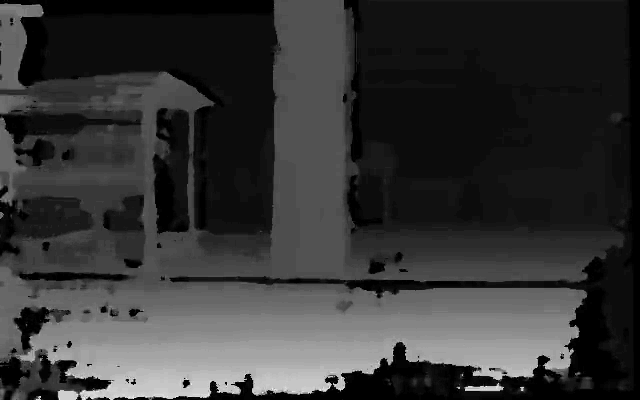
#> input picture Assignment/Disparity.png, 640 x 400 px
$ python main.py
#> lines starting #> are read from the running program, lines starting #| are printed output that depends on the picture
### utils.py

import numpy as np
"""
    camera_intrinsic_matrix = [
                                [f_x, 0, u_0],
                                [0, f_y, v_0],
                                [0, 0, 1]
                                ]
"""

# [23 lines of commented-out code are left out]


def disparity_to_point(disparity, camera_intrinsic_matrix, baseline, thresold=None):
    f_x = camera_intrinsic_matrix[0, 0]
    f_y = camera_intrinsic_matrix[1, 1]
    c_x = camera_intrinsic_matrix[0, 2]
    c_y = camera_intrinsic_matrix[1, 2]

    if thresold == None:
        thresold = disparity.min()

    n_rows, n_columns = disparity.shape
    points = []
    for v in range(n_rows):
        for u in range(n_columns):
            d = disparity[v, u]
            if d > thresold:
                z = (f_x * baseline) / d
                x = (u - c_x) * z / f_x
                y = (v - c_y) * z / f_y
                points.append([x, y, z])

    return np.array(points)


def transform_points(transformation_matrix, point_cloud): # point_cloud shape: (N, 3), transformation_matrix shape: (3,4)

    point_cloud = np.hstack((point_cloud, np.ones((point_cloud.shape[0], 1)))) # homogeneous
    return (np.dot(transformation_matrix, point_cloud.T)).T

### main.py
import numpy as np
from matplotlib import pyplot as plt
import utils


# Disparity image
DISPARITY_IMAGE_PATH = "Assignment/Disparity.png"
DISPARITY_IMAGE = plt.imread(DISPARITY_IMAGE_PATH)
#> DISPARITY_IMAGE is the input picture: shape (400, 640, 3) float32; min 0, max 0.231, mean 0.0487

####   CAMERA FRAME #####

# camera intrinsic matrix
CAMERA_INTRINSIC_MATRIX = np.array([
                    [398.7956237792969,0.0,315.4751892089844],
                    [0.0,398.7956237792969,205.1688232421875],
                    [0,0,1]
                    ])

# distance between the sterio camera centers
BASELINE = 0.075 #m

# Since each channel of disparity (400,640,3) is same. So using first channel
THRESOLD = (np.mean(DISPARITY_IMAGE[:,:,0]) - 0.5*np.std(DISPARITY_IMAGE[:,:,0]))
#> THRESOLD = 0.025
points_cloud_camera = utils.disparity_to_point(DISPARITY_IMAGE[:,:,0], CAMERA_INTRINSIC_MATRIX, BASELINE, thresold=THRESOLD)
#> after the loop in disparity_to_point, `for v in range(n_rows):`: points = 123992 items

points_cloud_camera_scaled = (points_cloud_camera-np.min(points_cloud_camera))/(np.max(points_cloud_camera)-np.min(points_cloud_camera))


fig = plt.figure(figsize=(640/50, 400/50))
ax = fig.add_subplot(111, projection='3d')
sc = ax.scatter(points_cloud_camera_scaled[:, 0], points_cloud_camera_scaled[:, 1], points_cloud_camera_scaled[:, 2], c=points_cloud_camera_scaled[:, 2], cmap='plasma', s=1, alpha=1.0)

cbar = plt.colorbar(sc, ax=ax, pad=0.1)
cbar.set_label("Depth")
ax.set_title("3D Points in Camera Frame with Depth Highlight")
ax.set_xlabel("X")
ax.set_ylabel("Y")
ax.set_zlabel("Z")
ax.view_init(elev=90, azim=-90)
# plt.savefig("Assignment/camera_frame.png")

plt.show()
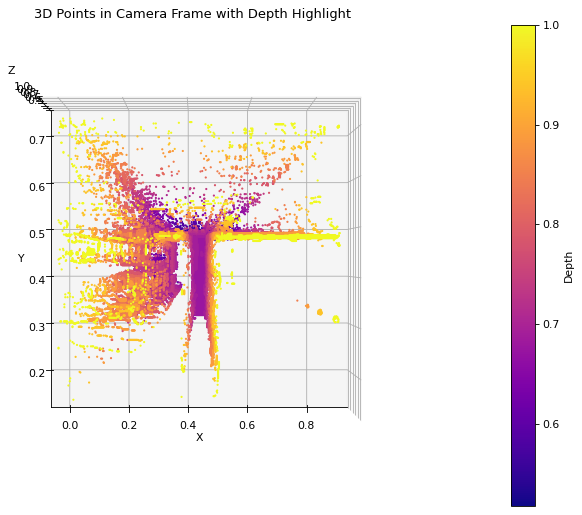
#> figure drawn by matplotlib, 2 panels


##### BASE FRAME #####

#Transformation matrix for camera to base frame is a 3x4 matrix of the form[R|t], R=Rotation, t=Translation.
T_BF_CAM= [
           [ 0.0,  0.0, 1.0,  0.28],
           [-1.0,  0.0, 0.0,  0.0375],
           [ 0.0, -1.0, 0.0,  0.28]
           ]

point_cloud_base = utils.transform_points(transformation_matrix=T_BF_CAM, point_cloud=points_cloud_camera)
points_cloud_base_scaled = (point_cloud_base-np.min(point_cloud_base))/(np.max(point_cloud_base)-np.min(point_cloud_base))

fig = plt.figure(figsize=(640/50, 400/50))
ax = fig.add_subplot(111, projection='3d')
sc = ax.scatter(points_cloud_base_scaled[:, 0], points_cloud_base_scaled[:, 1], points_cloud_base_scaled[:, 2], c=points_cloud_base_scaled[:, 0], cmap='plasma', s=1, alpha=1.0)
cbar = plt.colorbar(sc, ax=ax, pad=0.1)
cbar.set_label("Depth")
ax.set_title("3D Points in Base Frame with Depth Highlight")
ax.set_xlabel("X")
ax.set_ylabel("Y")
ax.set_zlabel("Z")
ax.view_init(elev=0, azim=180)
# plt.savefig("Assignment/base_frame.png")
plt.show()
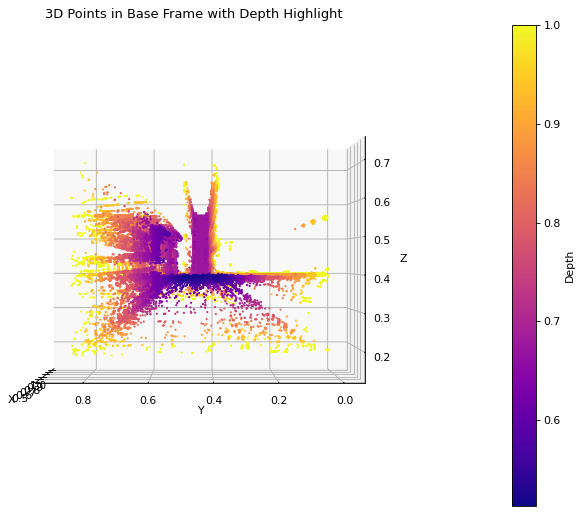
#> figure drawn by matplotlib, 2 panels

$ run again, with Assignment/rgb_frame.png copied over Assignment/Disparity.png
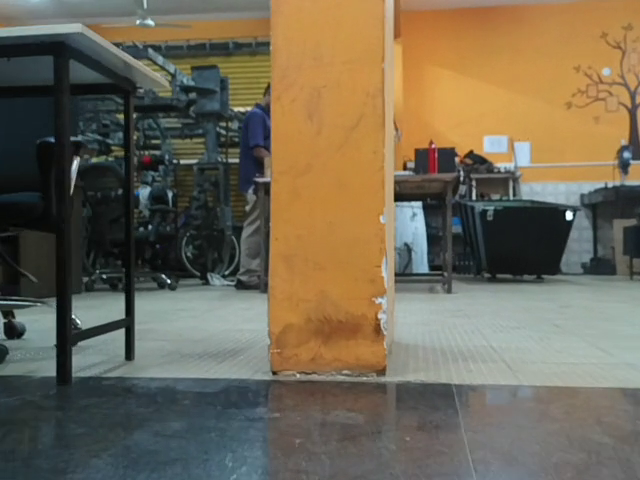
#> input picture Assignment/rgb_frame.png, 640 x 480 px
#> DISPARITY_IMAGE is the input picture: shape (480, 640, 3) float32; mean R, G, B 0.447, 0.41, 0.334
#> THRESOLD = 0.32
#> after the loop in disparity_to_point, `for v in range(n_rows):`: points = 195735 items
#> `plt.show()`:
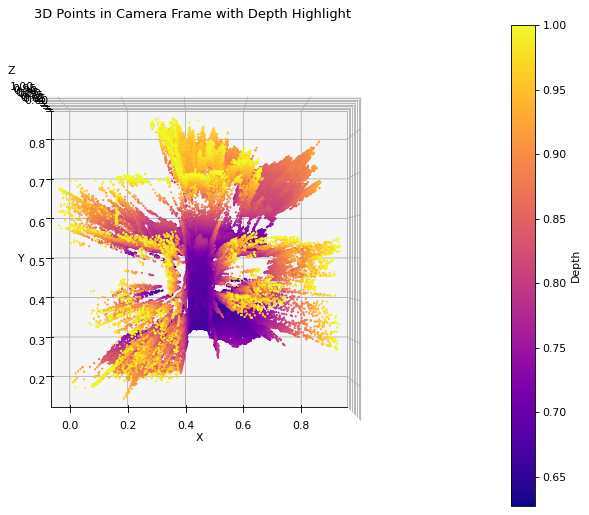
#> figure drawn by matplotlib, 2 panels
#> `plt.show()`:
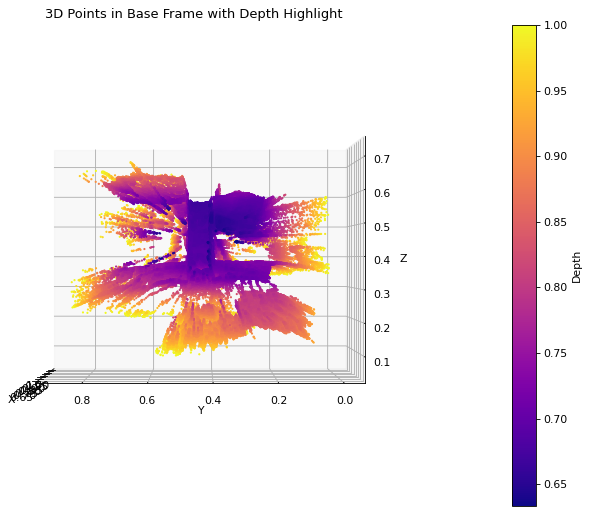
#> figure drawn by matplotlib, 2 panels
